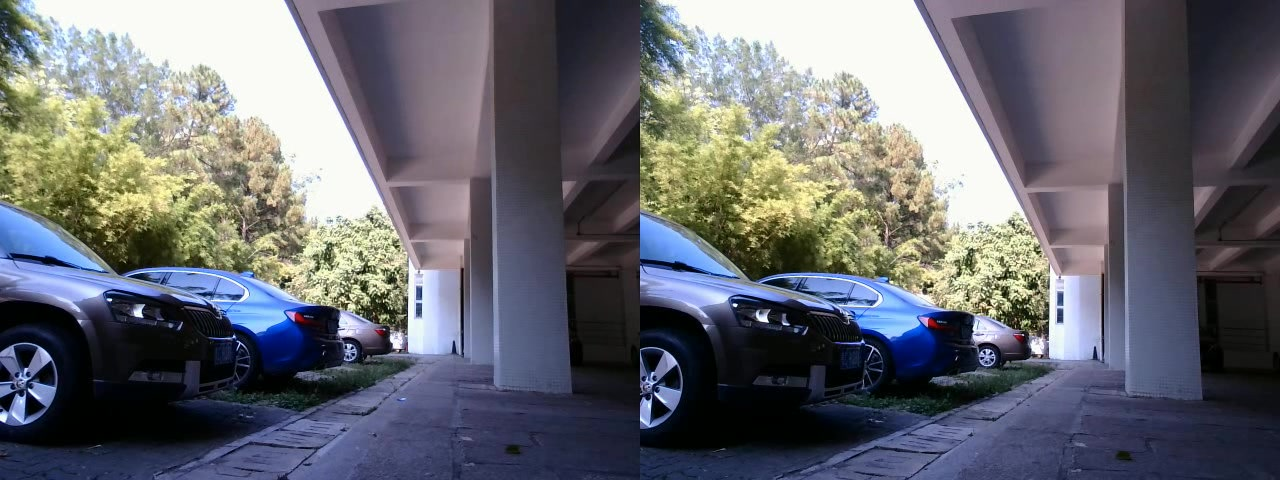
#> input picture SGBM/yojuh-wewwn-004.jpg, 1280 x 480 px, given in place of car.avi, which was not available
$ python sgbm-video.py   (older library calls are emulated)
#> lines starting #> are read from the running program, lines starting #| are printed output that depends on the picture; pictures that were not available may be replaced by others from this repository, and a replacement may not be noted
import cv2
import numpy as np
import time
import random
import math

# -----------------------------------双目相机的基本参数---------------------------------------------------------
#   left_camera_matrix          左相机的内参矩阵
#   right_camera_matrix         右相机的内参矩阵
#
#   left_distortion             左相机的畸变系数    格式(K1,K2,P1,P2,0)
#   right_distortion            右相机的畸变系数
# -------------------------------------------------------------------------------------------------------------
# 左镜头的内参，如焦距
left_camera_matrix = np.array(
    [
        [516.5066236, -1.444673028, 320.2950423],
        [0, 516.5816117, 270.7881873],
        [0.0, 0.0, 1.0],
    ]
)
right_camera_matrix = np.array(
    [
        [511.8428182, 1.295112628, 317.310253],
        [0, 513.0748795, 269.5885026],
        [0.0, 0.0, 1.0],
    ]
)

# 畸变系数,K1、K2、K3为径向畸变,P1、P2为切向畸变
left_distortion = np.array([[-0.046645194, 0.077595167, 0.012476819, -0.000711358, 0]])
right_distortion = np.array([[-0.061588946, 0.122384376, 0.011081232, -0.000750439, 0]])

# 旋转矩阵
R = np.array(
    [
        [0.999911333, -0.004351508, 0.012585312],
        [0.004184066, 0.999902792, 0.013300386],
        [-0.012641965, -0.013246549, 0.999832341],
    ]
)
# 平移矩阵
T = np.array([-120.3559901, -0.188953775, -0.662073075])

size = (640, 480)

R1, R2, P1, P2, Q, validPixROI1, validPixROI2 = cv2.stereoRectify(
    left_camera_matrix,
    left_distortion,
    right_camera_matrix,
    right_distortion,
    size,
    R,
    T,
)

# 校正查找映射表,将原始图像和校正后的图像上的点一一对应起来
left_map1, left_map2 = cv2.initUndistortRectifyMap(
    left_camera_matrix, left_distortion, R1, P1, size, cv2.CV_16SC2
)
right_map1, right_map2 = cv2.initUndistortRectifyMap(
    right_camera_matrix, right_distortion, R2, P2, size, cv2.CV_16SC2
)
print(Q)


# --------------------------鼠标回调函数---------------------------------------------------------
#   event               鼠标事件
#   param               输入参数
# -----------------------------------------------------------------------------------------------
def onmouse_pick_points(event, x, y, flags, param):
    if event == cv2.EVENT_LBUTTONDOWN:
        threeD = param
        print("\n像素坐标 x = %d, y = %d" % (x, y))
        # print("世界坐标是：", threeD[y][x][0], threeD[y][x][1], threeD[y][x][2], "mm")
        print(
            "世界坐标xyz 是：",
            threeD[y][x][0] / 1000.0,
            threeD[y][x][1] / 1000.0,
            threeD[y][x][2] / 1000.0,
            "m",
        )

        distance = math.sqrt(
            threeD[y][x][0] ** 2 + threeD[y][x][1] ** 2 + threeD[y][x][2] ** 2
        )
        distance = distance / 1000.0  # mm -> m
        print("距离是：", distance, "m")


# 加载视频文件
capture = cv2.VideoCapture("./car.avi")
WIN_NAME = "Deep disp"
cv2.namedWindow(WIN_NAME, cv2.WINDOW_AUTOSIZE)

# 读取视频
fps = 0.0
ret, frame = capture.read()
#> frame is the input picture: shape (480, 1280, 3); mean B, G, R 112.2, 105.6, 104.4
while ret:
    # 开始计时
    t1 = time.time()
    # 是否读取到了帧，读取到了则为True
    ret, frame = capture.read()
    # 切割为左右两张图片
    frame1 = frame[0:480, 0:640]
    frame2 = frame[0:480, 640:1280]
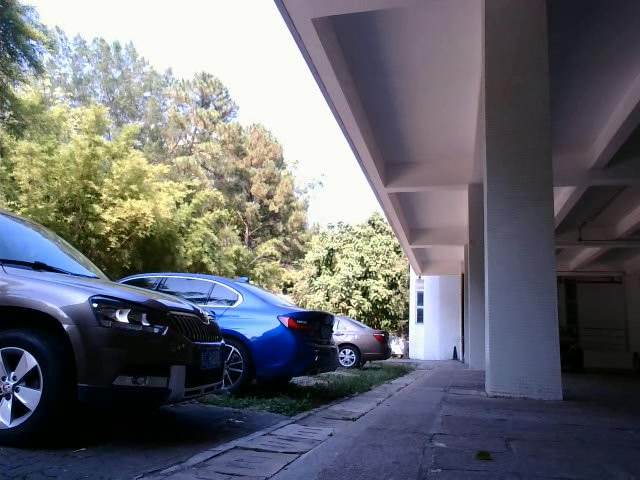
#> frame2: shape (480, 640, 3); mean B, G, R 111.1, 105.3, 104.1
    # 将BGR格式转换成灰度图片，用于畸变矫正
    imgL = cv2.cvtColor(frame1, cv2.COLOR_BGR2GRAY)
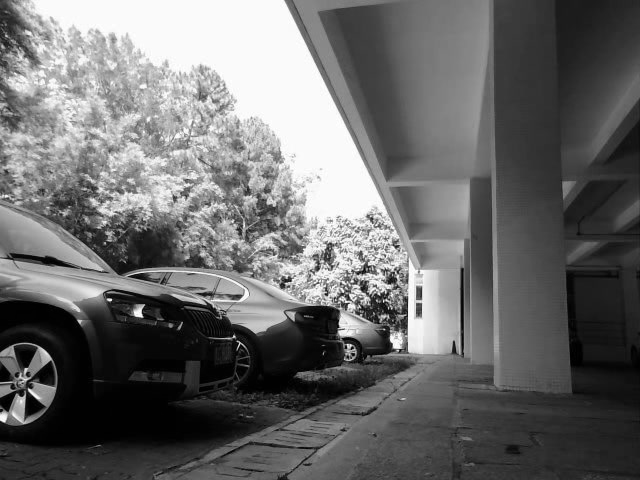
#> imgL: shape (480, 640); min 0, max 255, mean 106.4
    imgR = cv2.cvtColor(frame2, cv2.COLOR_BGR2GRAY)

    # 重映射，就是把一幅图像中某位置的像素放置到另一个图片指定位置的过程。
    # 依据MATLAB测量数据重建无畸变图片,输入图片要求为灰度图
    img1_rectified = cv2.remap(imgL, left_map1, left_map2, cv2.INTER_LINEAR)
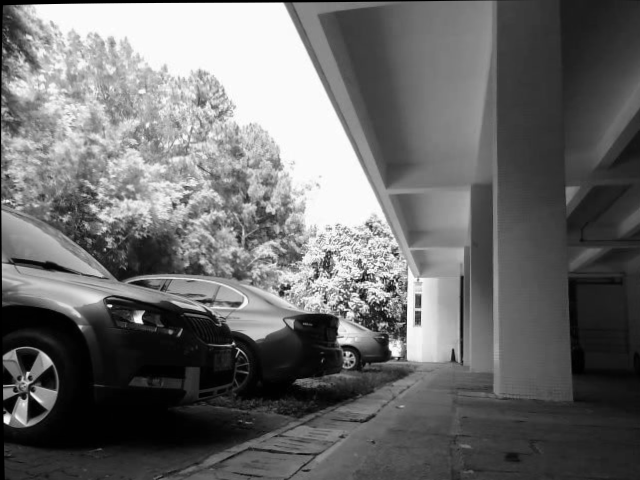
#> img1_rectified: shape (480, 640); min 0, max 254, mean 106.8
    img2_rectified = cv2.remap(imgR, right_map1, right_map2, cv2.INTER_LINEAR)
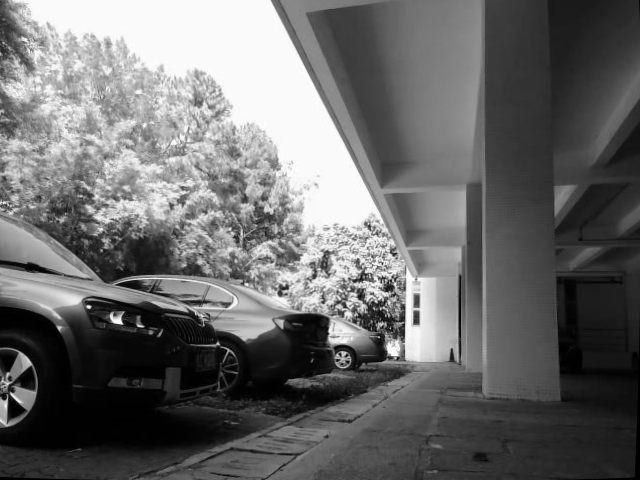
#> img2_rectified: shape (480, 640); min 0, max 255, mean 106

    # 转换为opencv的BGR格式
    imageL = cv2.cvtColor(img1_rectified, cv2.COLOR_GRAY2BGR)
    imageR = cv2.cvtColor(img2_rectified, cv2.COLOR_GRAY2BGR)

    # ------------------------------------SGBM算法----------------------------------------------------------
    #   blockSize                   深度图成块，blocksize越低，其深度图就越零碎，0<blockSize<10
    #   img_channels                BGR图像的颜色通道，img_channels=3，不可更改
    #   numDisparities              SGBM感知的范围，越大生成的精度越好，速度越慢，需要被16整除，如numDisparities
    #                               取16、32、48、64等
    #   mode                        sgbm算法选择模式，以速度由快到慢为：STEREO_SGBM_MODE_SGBM_3WAY、
    #                               STEREO_SGBM_MODE_HH4、STEREO_SGBM_MODE_SGBM、STEREO_SGBM_MODE_HH。精度反之
    # ------------------------------------------------------------------------------------------------------
    blockSize = 3
    img_channels = 3
    stereo = cv2.StereoSGBM_create(
        minDisparity=1,
        numDisparities=64,
        blockSize=blockSize,
        P1=8 * img_channels * blockSize * blockSize,
        P2=32 * img_channels * blockSize * blockSize,
        disp12MaxDiff=-1,
        preFilterCap=1,
        uniquenessRatio=10,
        speckleWindowSize=100,
        speckleRange=100,
        mode=cv2.STEREO_SGBM_MODE_HH,
    )
    # 计算视差
    disparity = stereo.compute(img1_rectified, img2_rectified)
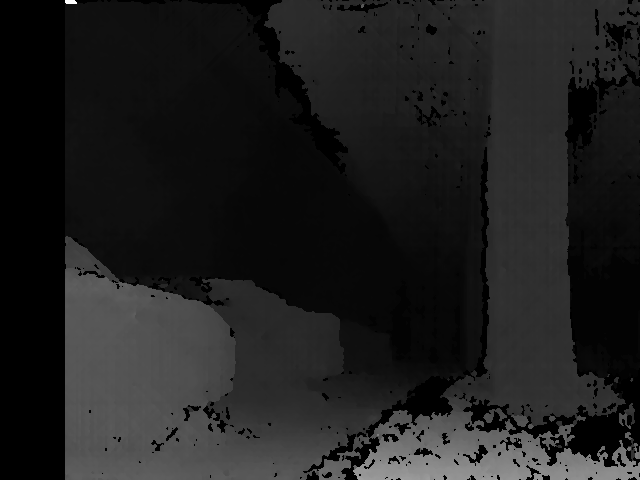
#> disparity: shape (480, 640) int16; min 0, max 1024, mean 124.8; drawn with min black and max white

    # 归一化函数算法，生成深度图（灰度图）
    disp = cv2.normalize(
        disparity,
        disparity,
        alpha=0,
        beta=255,
        norm_type=cv2.NORM_MINMAX,
        dtype=cv2.CV_8U,
    )

    # 生成深度图（颜色图）
    dis_color = disparity
    dis_color = cv2.normalize(
        dis_color, None, alpha=0, beta=255, norm_type=cv2.NORM_MINMAX, dtype=cv2.CV_8U
    )
    dis_color = cv2.applyColorMap(dis_color, 2)
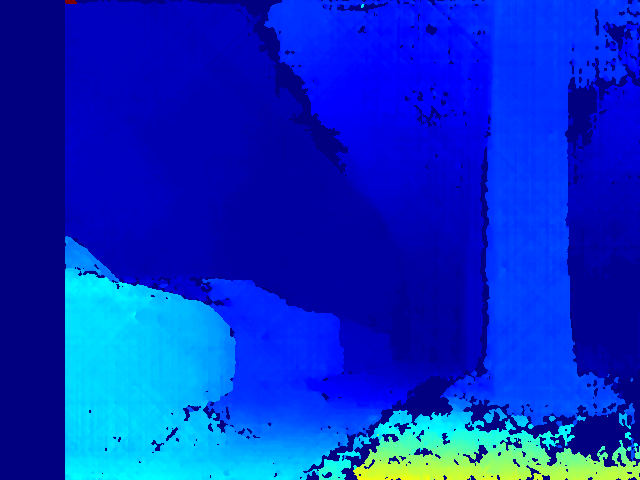
#> dis_color: shape (480, 640, 3); mean B, G, R 198.7, 44.7, 4.2

    # 计算三维坐标数据值
    threeD = cv2.reprojectImageTo3D(disparity, Q, handleMissingValues=True)
#> threeD: shape (480, 640, 3) float32; 11.11% of the values are NaN or infinite; the others: min -873.6, max 10000, mean 895.2
    # 计算出的threeD，需要乘以16，才等于现实中的距离
    threeD = threeD * 16
#> threeD: shape (480, 640, 3) float32; 11.11% of the values are NaN or infinite; the others: min -13977.2, max 160000, mean 14322.8

    # 鼠标回调事件
    cv2.imshow("depth", dis_color)  # 还没有depth窗口不能生成鼠标回调事件，挪上来
    cv2.setMouseCallback("depth", onmouse_pick_points, threeD)  # 报错

    # 完成计时，计算帧率
    fps = (fps + (1.0 / (time.time() - t1))) / 2
    frame = cv2.putText(
        frame, "fps= %.2f" % (fps), (0, 40), cv2.FONT_HERSHEY_SIMPLEX, 1, (0, 255, 0), 2
    )

    # cv2.imshow("depth", dis_color)
    cv2.imshow("left", frame1)
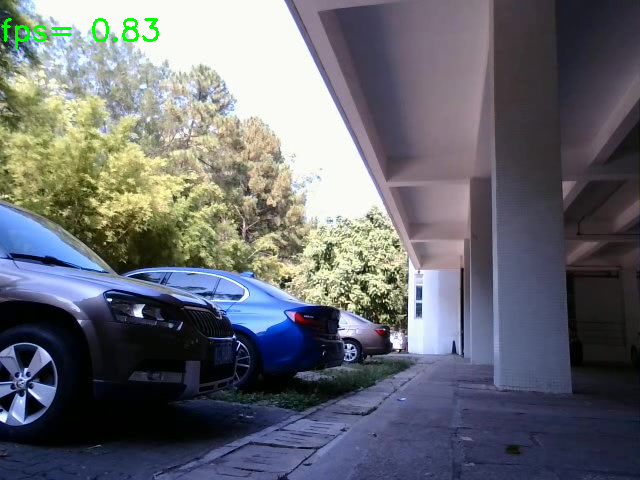
#> window 'left': shape (480, 640, 3); mean B, G, R 112.7, 106.2, 104
    cv2.imshow(WIN_NAME, disp)  # 显示深度图的双目画面
    # 若键盘按下q则退出播放
    if cv2.waitKey(1) & 0xFF == ord("q"):
#> (key q is pressed here)
        break

# 释放资源
capture.release()

# 关闭所有窗口
cv2.destroyAllWindows()

$ run again, on SGBM/yojuh-wewwn-005.jpg
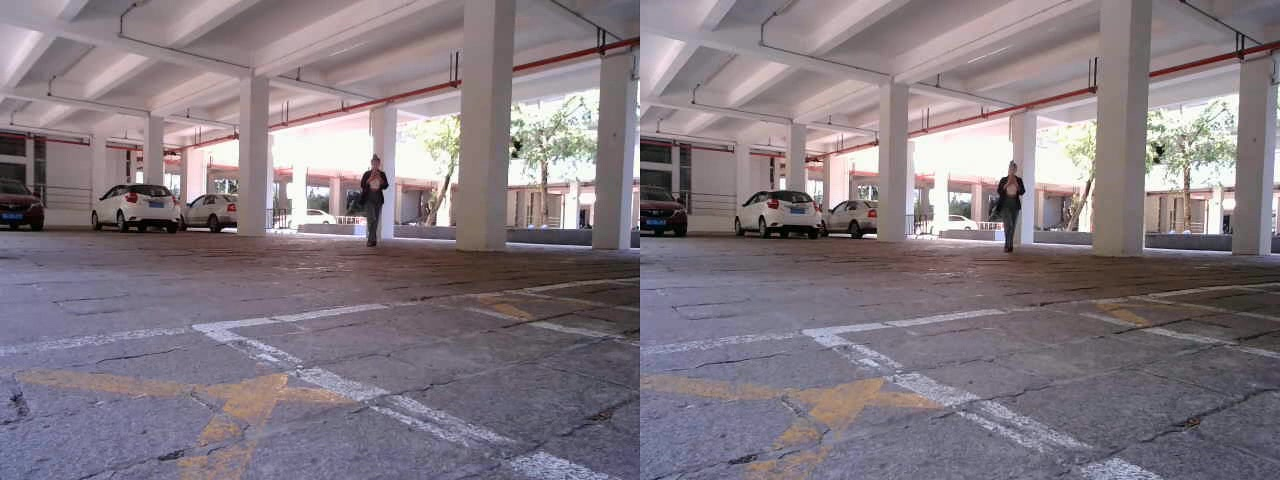
#> input picture SGBM/yojuh-wewwn-005.jpg, 1280 x 480 px, given in place of car.avi, which was not available
#> frame is the input picture: shape (480, 1280, 3); mean B, G, R 129.6, 122, 132
#> `dis_color = cv2.applyColorMap(dis_color, 2)`:
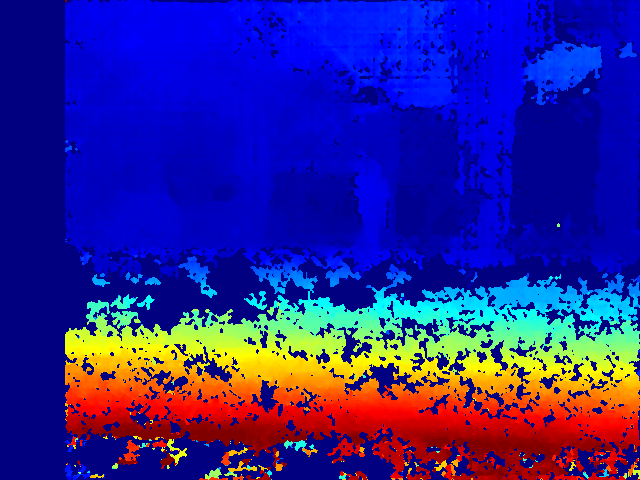
#> dis_color: shape (480, 640, 3); mean B, G, R 147.1, 35.1, 43.8
#> `cv2.imshow("left", frame1)`:
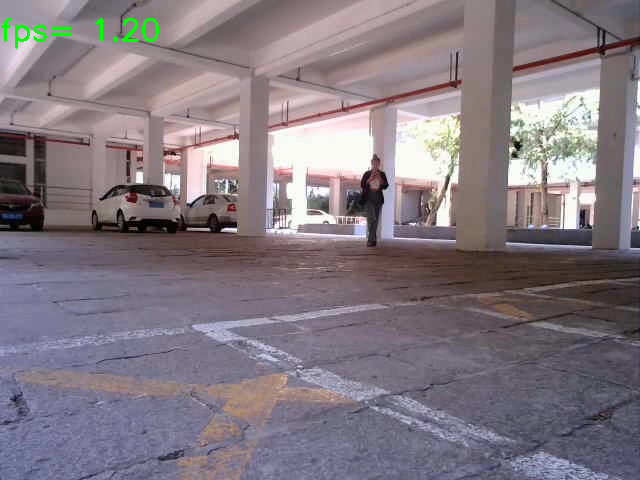
#> window 'left': shape (480, 640, 3); mean B, G, R 129.5, 121.2, 131.2
